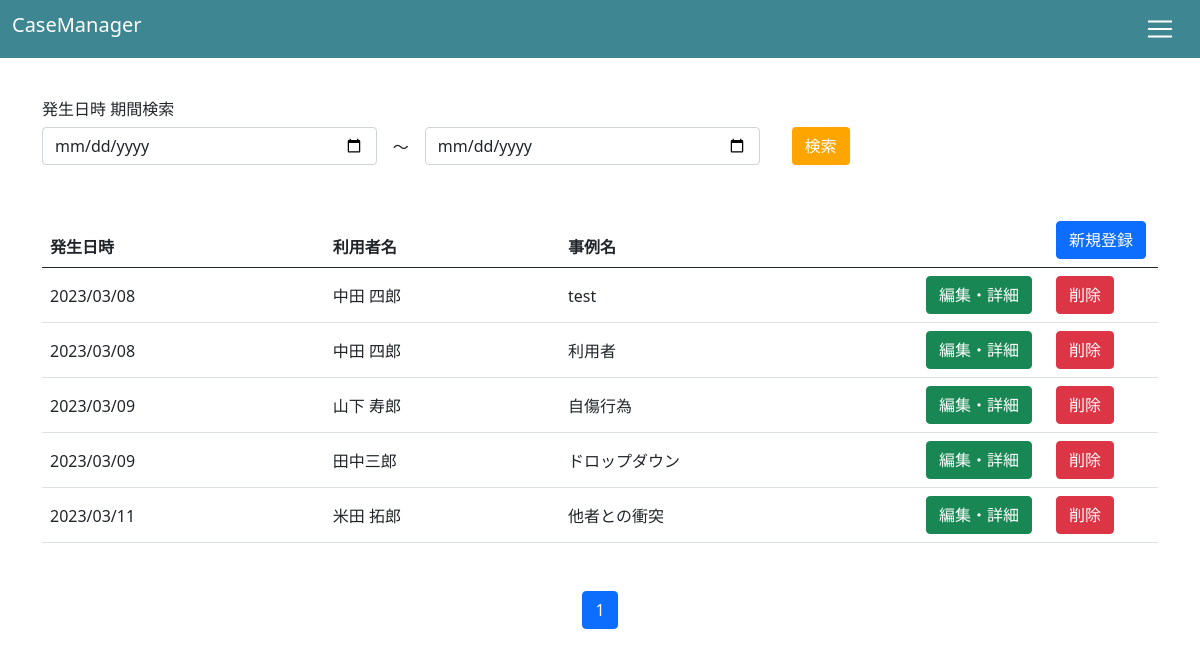
Screenshot of /casereport/index (signed in) with the database file from the repository.
### main/models.py (models this page shows, shortened)
class CaseReport(models.Model):
    user_id = models.IntegerField(default=0)
    occurrence_date = models.DateTimeField(default=datetime.now())
    name = models.CharField(max_length=50)
    case_name = models.CharField(max_length=50)
    content = models.TextField(default="")
    method = models.TextField(default="")
    result = models.TextField(default="")

### main/views.py (the view)
# urls.py: path('casereport/index', views.CaseReportIndex.as_view(), name='caseReportIndex'),
class CaseReportIndex(ListView):
    template_name = 'casereport/index.html'
    context_object_name = 'casereports'
    paginate_by = 20
    def get_queryset(self):
        date_min = self.request.GET.get('date_min')
        date_max = self.request.GET.get('date_max')
        date_min_time = str(date_min) + str(' 00:00:00.000000')
        date_max_time = str(date_max) + str(' 23:59:59.999999')
        def validSearch():
            if queryset.count() <= 0:
                messages.add_message(self.request, messages.ERROR, "検索に一致するデータがありません。")
        queryset = CaseReport.objects.filter(user_id=self.request.session['user_id'])
        if date_min and date_max:
            queryset = queryset.filter(occurrence_date__range=[date_min_time, date_max_time]).order_by('occurrence_date')
            validSearch()
        elif date_min:
            queryset = queryset.filter(occurrence_date__gte=date_min_time).order_by('occurrence_date')
            validSearch()
        elif date_max:
            queryset = queryset.filter(occurrence_date__lte=date_max_time).order_by('occurrence_date')
            validSearch()
        return queryset

### main/templates/casereport/index.html
{% extends 'base.html' %}
{% block content %}
    {% include "casereport/search.html" %}
    {% include "casereport/list.html" %}
    {% include "pagination.html" %}
{% endblock %}

### main/templates/casereport/list.html
<table class="table mb-5">
    <thead>
        <th>発生日時</th>
        <th>利用者名</th>
        <th>事例名</th>
        <th class="w-130"></th>
        <th class="w-110">
            <a href="{% url 'caseReportCreate' %}" class="btn btn-primary">新規登録</a>
        </th>
    </thead>
    <tbody>
        {% for item in casereports %}
            <tr>
                <td class="pt-1">{{ item.occurrence_date|date:"Y/m/d" }}</td>
                <td class="pt-1">{{ item.name }}</td>
                <td class="pt-1">{{ item.case_name }}</td>
                <td>
                    <a href="{% url 'caseReportUpdate' item.id %}" class="btn btn-success">編集・詳細</a>
                </td>
                <td>
                    <form id="deleteCaseReportForm" action="{% url 'caseReportDelete' item.id %}" method="POST">{% csrf_token %}
                        <button class="btn btn-danger deleteCasereport" type="submit" value="delete">削除</button>
                    </form>
                </td>
            </tr>
        {% endfor %}
    </tbody>
</table>

### main/static/css/style.css (style rules this page uses)
.w-110 { width: 110px; }
.w-130 { width: 130px; }
.pt-1 { padding-top: 1rem !important; }
body { margin-top: 100px; }

### rows the page displays
CaseReport: occurrence_date "2023/03/08", name "中田 四郎", case_name "test"
CaseReport: occurrence_date "2023/03/08", name "中田 四郎", case_name "利用者"
CaseReport: occurrence_date "2023/03/09", name "山下 寿郎", case_name "自傷行為"
CaseReport: occurrence_date "2023/03/09", name "田中三郎", case_name "ドロップダウン"
CaseReport: occurrence_date "2023/03/11", name "米田 拓郎", case_name "他者との衝突"

### other values shown
{{ num }} "1"
